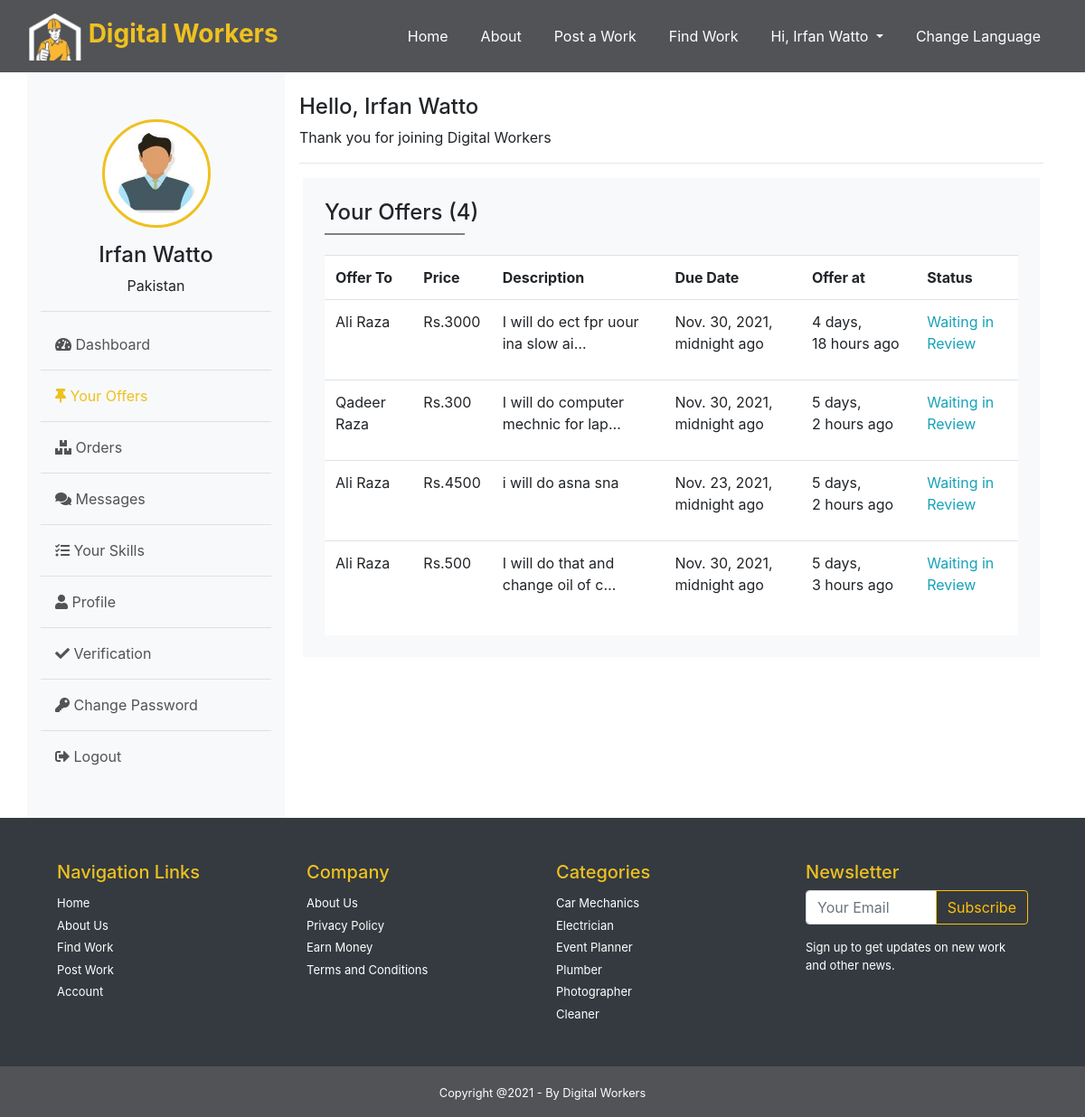
The page /worker/offers (signed in) on the database as committed earlier.
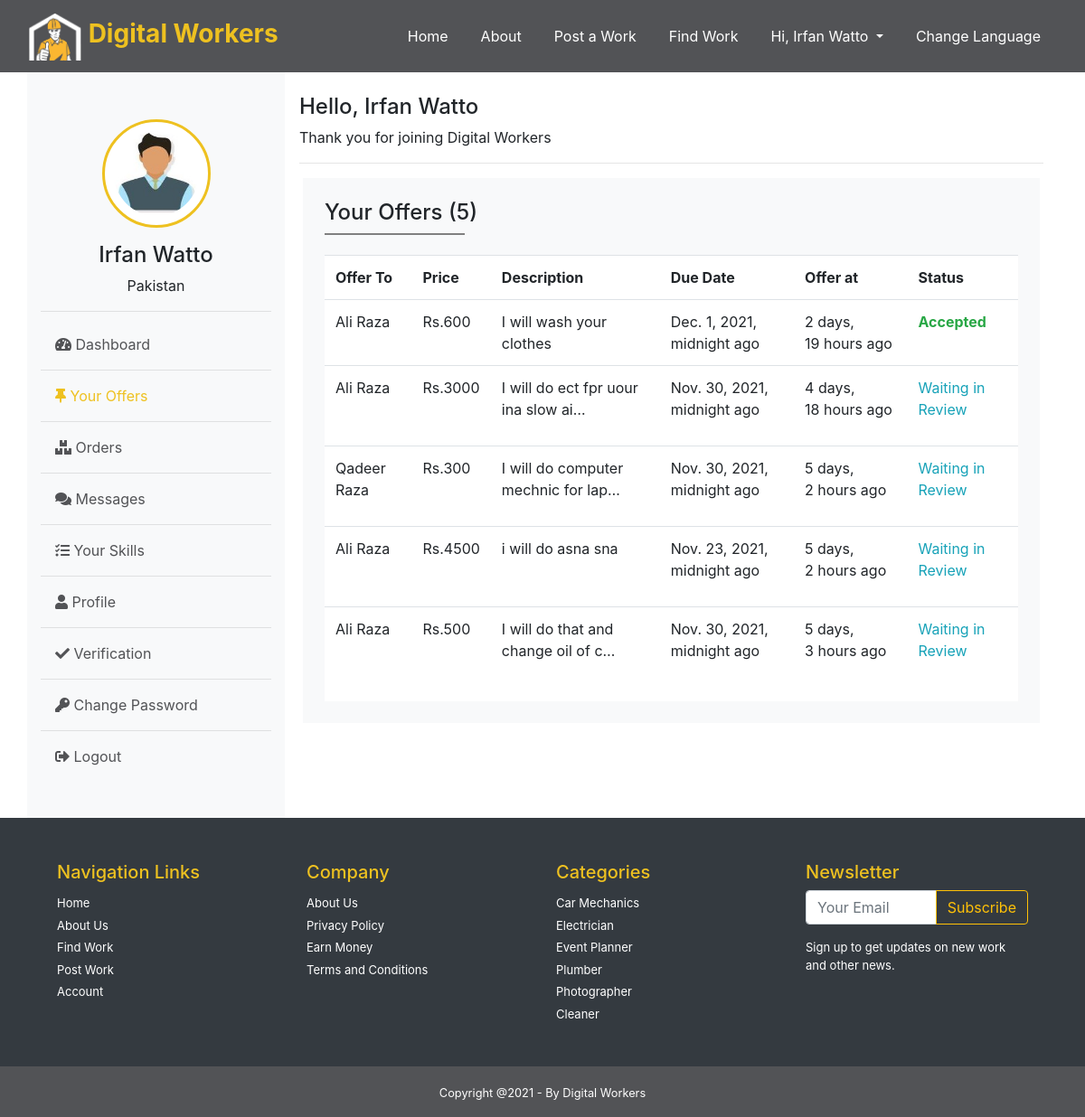
The same page on the database as committed later.
### Worker/models.py (models this page shows, shortened)
class Offer(models.Model):
    id = models.BigAutoField(primary_key=True)
    budget = models.IntegerField( null=True)
    due_date = models.DateTimeField( null=True)
    description = models.TextField( null=True)
    offer_by = models.ForeignKey(settings.AUTH_USER_MODEL, on_delete=models.CASCADE, null=True)
    work = models.ForeignKey(Work, on_delete=models.CASCADE, null=True)
    offer_at = models.DateTimeField(auto_now_add=True)
    offer_to = models.CharField(max_length=120, null=True)
    is_accepted=models.BooleanField( default=False)

### Buyer/models.py (models this page shows, shortened)
class Work(models.Model):
    id = models.BigAutoField(primary_key=True)
    title = models.CharField(max_length=120, null=False)
    budget = models.IntegerField( null=True)
    deadline = models.DateTimeField( null=True)
    location = models.CharField(max_length=120, null=True)
    description = models.TextField( null=True)
    service = models.ForeignKey(Service, on_delete=models.CASCADE, null=True)
    posted_by=models.ForeignKey(settings.AUTH_USER_MODEL, on_delete=models.CASCADE, null=True)
    posted_at=models.DateTimeField(auto_now_add=True)
    status=models.CharField(max_length=60, null=True, default='available')

### Home/models.py (models this page shows, shortened)
class User(AbstractBaseUser):
    id = models.BigAutoField(primary_key=True)
    name = models.CharField(max_length=30, blank=True)
    email = models.EmailField(max_length=60, unique=True, blank=False)
    date_joined =models.DateTimeField(auto_now_add=True)
    last_login =models.DateTimeField(auto_now=True,blank=True)
    is_admin = BooleanField(default=False)
    is_active = BooleanField(default=True)
    is_staff = BooleanField(default=False)
    is_superuser = BooleanField(default=False)
    role = models.CharField(max_length=30, default='User', blank=True)
    USERNAME_FIELD = 'email'
    REQUIRED_FIELDS= [ 'name','role']
    objects  = MyUserManager()

### Middlewares/auth_worker.py (the view)
    def middleware(request):
        if not request.user.is_authenticated:
            messages.error(request, 'You need to login as Worker!')
            return redirect('login')
        elif request.user.role != 'worker':
            messages.error(request, 'You need to login as Worker!')
            return redirect('login')
        response = get_response(request)
        return response

### Middlewares/auth_worker.py (called while the page is built)
def auth_middleware(get_response):
    def middleware(request):
        if not request.user.is_authenticated:
            messages.error(request, 'You need to login as Worker!')
            return redirect('login')
        elif request.user.role != 'worker':
            messages.error(request, 'You need to login as Worker!')
            return redirect('login')
        response = get_response(request)
        return response
    return middleware

### Worker/views.py (called while the page is built)
@auth_middleware
def offers(request):
    print("Worker offers called")
    context={
        "offers":Offer.objects.filter(offer_by=request.user).order_by('-offer_at'),
    }
    return render(request,"Worker/offers.html", context)

### templates/Worker/offers.html (shortened to what this page needs)
{% extends 'Worker/layout.html' %}
{% block offers %}active{% endblock offers %}
{% load static %}
{% block body %}
<div class="box m-1 bg-light  p-4" >
    <h4>Your Offers ({{offers.count}}) </h4>
    <hr style="width: 20%; float:left; margin:0;border:1px solid gray;"> <br>
        <div class="tab-content" id="pills-tabContent">
            <div class="tab-pane fade show active bg-white" id="pills-home" role="tabpanel" aria-labelledby="pills-home-tab">
                <div class="table-responsive">
                <table class="table ">
                    <tr>
                        <th>Offer To</th>
                        <th>Price</th>
                        <th>Description</th>
                        <th>Due Date</th>
                        <th>Offer at</th>
                        <th>Status</th>
                    </tr>
                    {% if offers %}
                    {% for offer in offers %}
                    <tr>
                        <td>{{offer.work.posted_by.name}}</td>
                        <td>Rs.{{offer.budget}}</td>
                        <td> {{offer.description|truncatechars:35 }}</td>
                        <td>{{offer.due_date}} ago</td>
                        <td>{{offer.offer_at|timesince}} ago</td>
                        {% if offer.is_accepted == True %}
                            <td><b class="text-success">Accepted<b></td>  </tr>
                        {% else %}
                            <td><p class="text-info">Waiting in Review<p></td>  </tr>
                        {% endif %}
                    {% endfor %}
                    {% else %}
                    <h6 class="text-danger">No Result Found</h6>
                    {% endif %}
                </table>
                </div>
            </div>
        </div>
</div>
{% endblock body %}

Rows that differ between the two databases and show on the page:
added Offer: work.posted_by.name "Ali Raza", budget "600", description "I will wash your clothes", due_date "Dec. 1, 2021, midnight", offer_at "2 days, 19 hours", is_accepted "Accepted"
Other text that changed with them:
{{ offers.count }}: "4" → "5"
